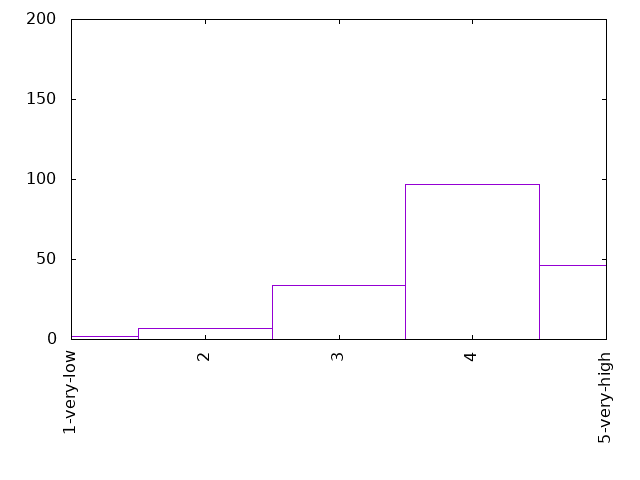

The script that drew this image:
set term png
set out "0-10famrel.png"
set key off
set xtics rotate
set yrange[0:200]

plot '0-10famrel.dat' using 1:xticlabel(2) with boxes
